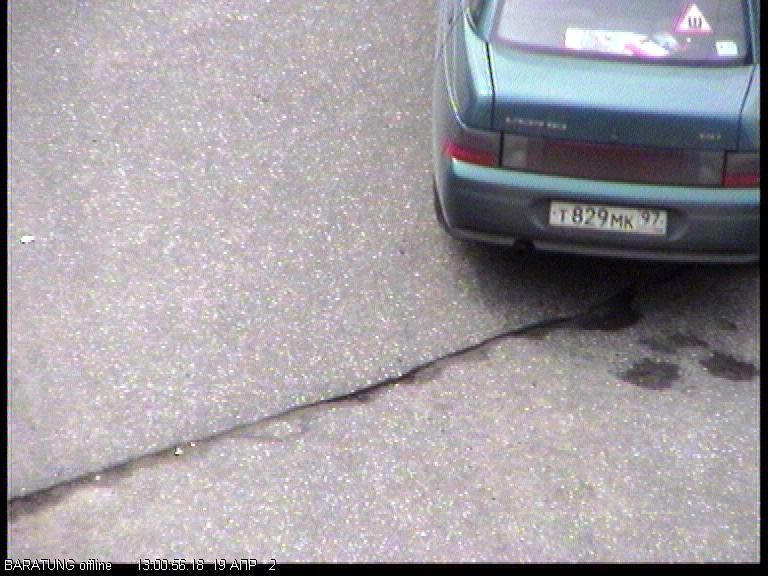
#> input picture img/01-393.jpg, 768 x 576 px
$ python -i number_detector.py   (imports and definitions only)
#> lines starting #> are read from the running program, lines starting #| are printed output that depends on the picture; after the words box and inside, x2 and y2 are one past the last pixel; in counts of white or black regions, pixels touching at a corner belong together
import cv2
from cv2.typing import MatLike

from src.carnum import BoundingBox
from src.carnum import NumberCandidate


class NumberDetector:
    # [161 lines left out: functions __init__, detect_number, __preprocess_img, __find_number_candidates, __enhance_contrast, resize_to_target and 3 more, not called in this run]

>>> import cv2
>>> picture = cv2.imread('../../img/01-393.jpg', cv2.IMREAD_GRAYSCALE)
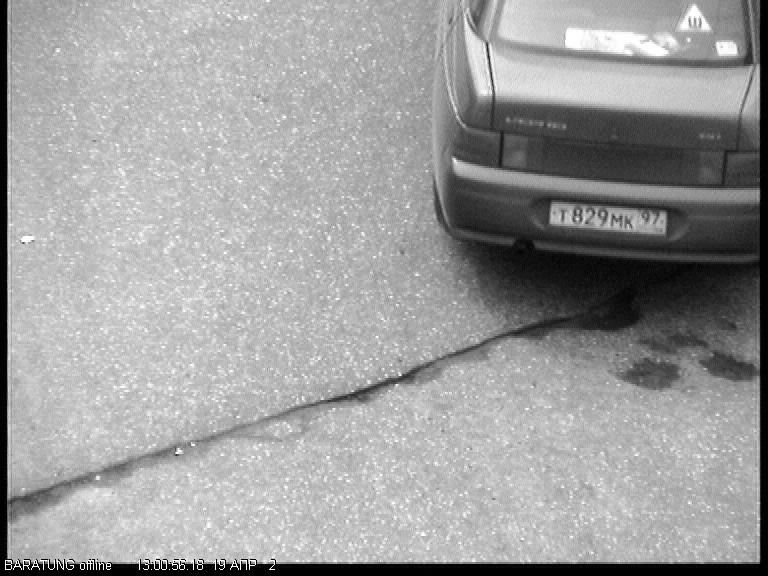
#> picture: shape (576, 768); min 0, max 255, mean 156.9
>>> result = NumberDetector(picture).detect_number()
#> in __enhance_contrast, `self.img = clahe.apply(self.img)`:
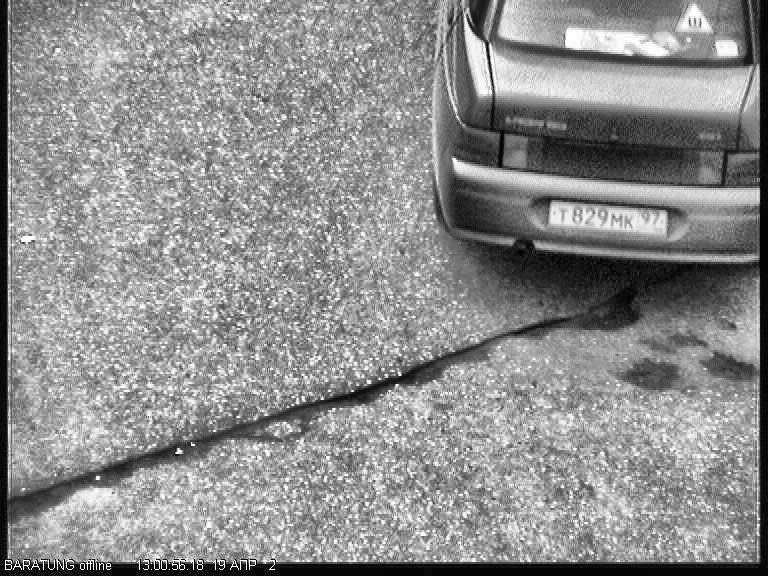
#> self.img: shape (576, 768); min 0, max 255, mean 141.7
#| Исходный размер: 768x576
#| Новый размер: 1440x1080, масштаб: 1.88
#> in __find_number_candidates, `self.edges = cv2.Canny(self.img, 100, 200)`:
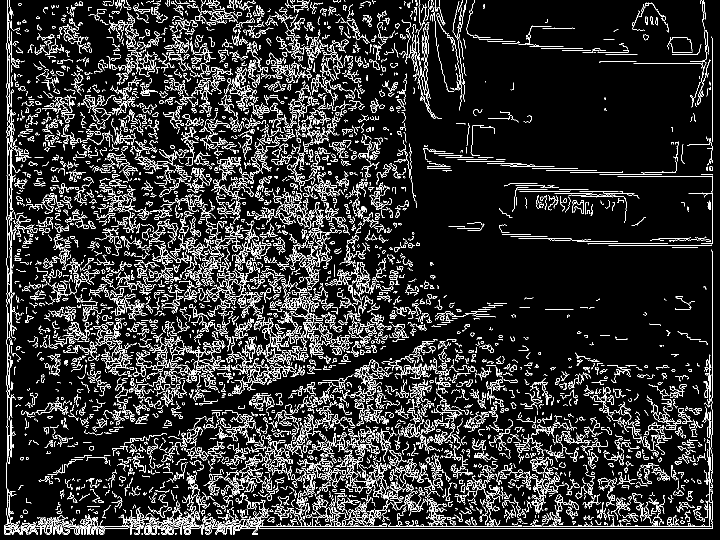
#> self.edges: shape (1080, 1440) (shown at 1/2 size); 11.2% white in thin lines or dots
#> in __morphology_dilation, `self.edges = cv2.dilate(self.edges, kernel, iterations=1)`:
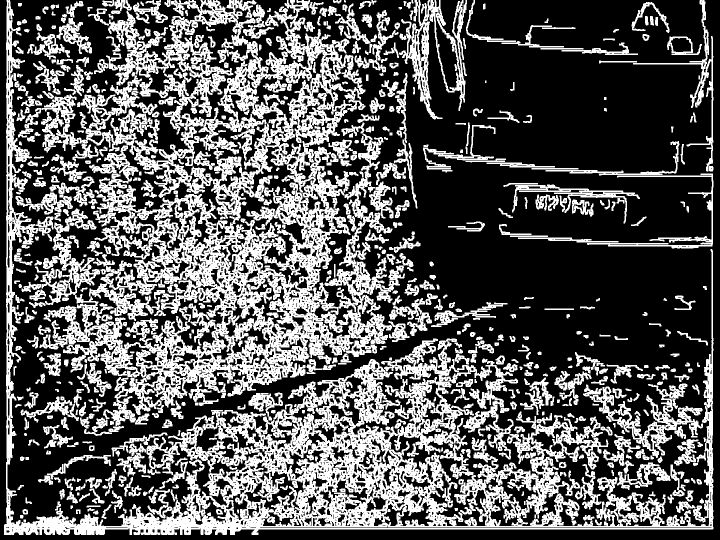
#> self.edges: shape (1080, 1440) (shown at 1/2 size); 35.2% white; 654 white regions (3 under 20 px)
#> in __find_contours, `contours, _ = cv2.findContours( self.edges, cv2.RETR_LIST, cv2.CHAIN_A..`: contours = 6350 contours, 4415 with area under 20; largest, box (x1, y1, x2, y2) and area: (70, 0, 827, 852) 332328, (8, 0, 1427, 1070) 235534, (776, 731, 1087, 1053) 26380, (173, 541, 449, 705) 17360, (798, 0, 934, 239) 12882
#| Найдено контуров: 6350
#> the loop in __find_contours, `for i, contour in enumerate(contours):` made 1 pass
#> after the loop in __find_contours, `for i, contour in enumerate(contours):`: candidates = []
#> (the run stopped early here; a loop or call above may not have finished)

$ run again, on img/01-541.jpg
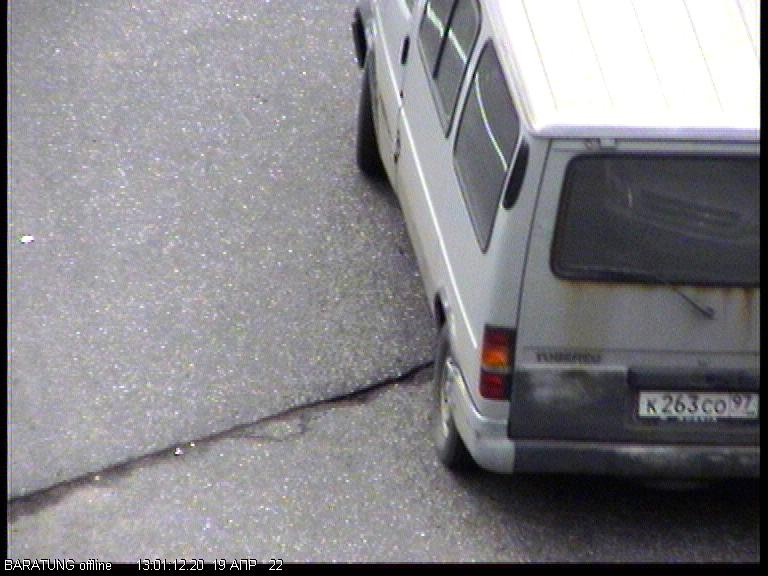
#> input picture img/01-541.jpg, 768 x 576 px
#| Исходный размер: 768x576
#| Новый размер: 1440x1080, масштаб: 1.88
#> in __find_number_candidates, `self.edges = cv2.Canny(self.img, 100, 200)`:
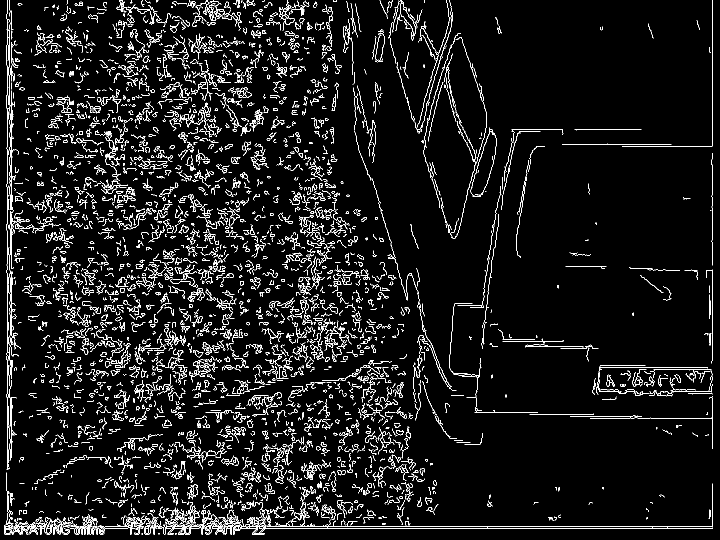
#> self.edges: shape (1080, 1440) (shown at 1/2 size); 6.3% white in thin lines or dots
#> in __morphology_dilation, `self.edges = cv2.dilate(self.edges, kernel, iterations=1)`:
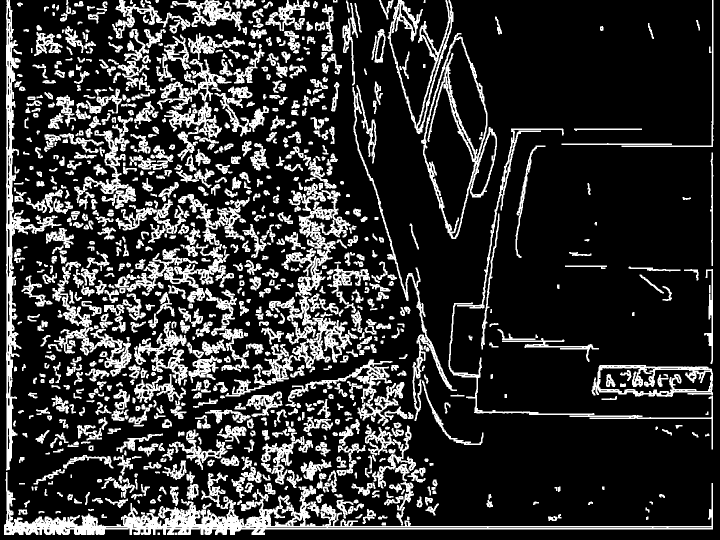
#> self.edges: shape (1080, 1440) (shown at 1/2 size); 20.1% white; 938 white regions
#> contours = 3114 contours, 1818 with area under 20; largest, box (x1, y1, x2, y2) and area: (842, 66, 994, 478) 34471, (8, 944, 1426, 1070) 28378, (848, 76, 973, 476) 24975, (1183, 730, 1426, 794) 12815, (12, 0, 123, 941) 12486
#| Найдено контуров: 3114
#> the loop in __find_contours, `for i, contour in enumerate(contours):` made 1 pass
#> after the loop in __find_contours, `for i, contour in enumerate(contours):`: candidates = []

$ run again, on img/01-715.jpg
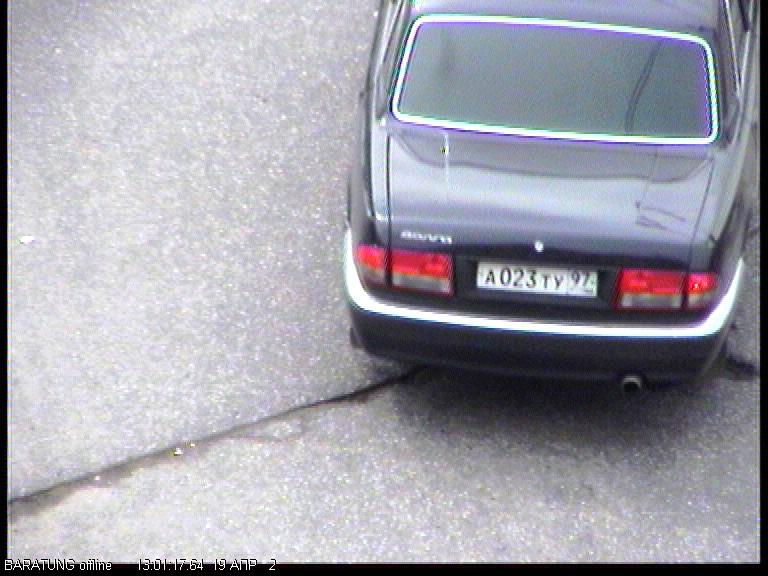
#> input picture img/01-715.jpg, 768 x 576 px
#| Исходный размер: 768x576
#| Новый размер: 1440x1080, масштаб: 1.88
#> in __find_number_candidates, `self.edges = cv2.Canny(self.img, 100, 200)`:
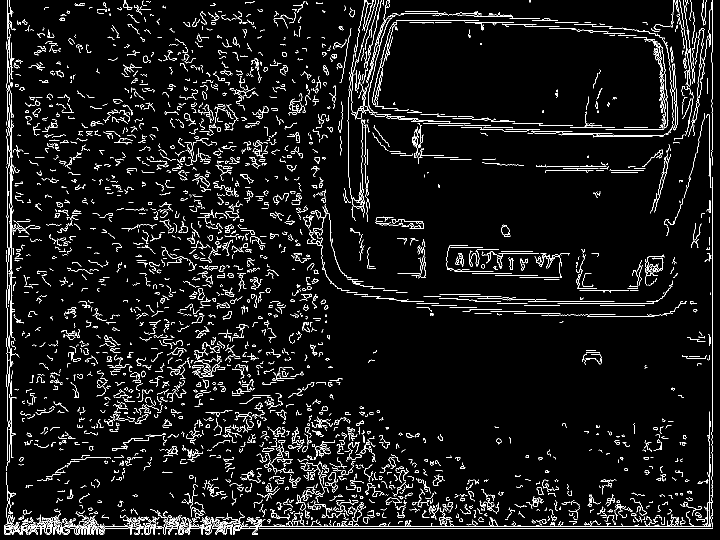
#> self.edges: shape (1080, 1440) (shown at 1/2 size); 5.5% white in thin lines or dots
#> in __morphology_dilation, `self.edges = cv2.dilate(self.edges, kernel, iterations=1)`:
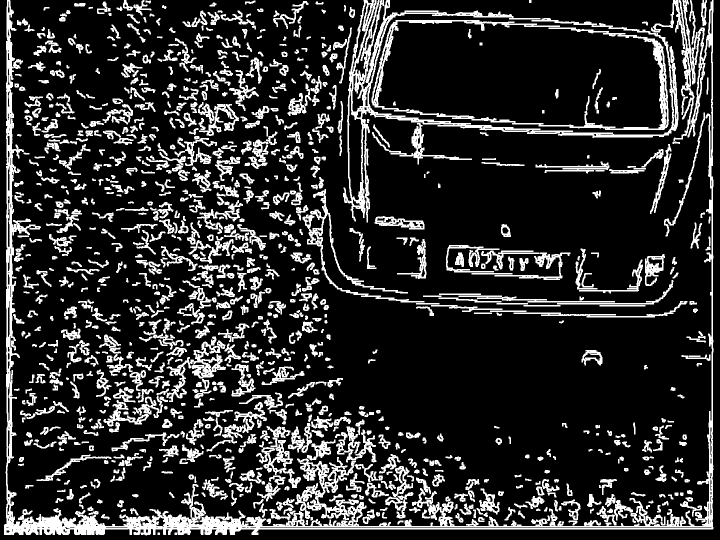
#> self.edges: shape (1080, 1440) (shown at 1/2 size); 17.8% white; 1061 white regions
#> contours = 2432 contours, 1087 with area under 20; largest, box (x1, y1, x2, y2) and area: (8, 0, 1427, 1071) 54712, (686, 0, 1357, 445) 23774, (743, 40, 1338, 260) 8668, (696, 182, 725, 401) 3996, (333, 673, 452, 804) 3692
#| Найдено контуров: 2432
#> the loop in __find_contours, `for i, contour in enumerate(contours):` made 1 pass
#> after the loop in __find_contours, `for i, contour in enumerate(contours):`: candidates = []
